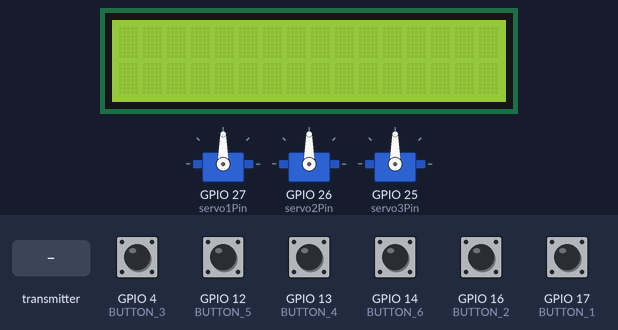
Recording of a sketch running on a simulated ESP32. Shown: 3 × servo, 16×2 character LCD. Inputs (shaded band) come from the test bench; at power-on: GPIO 4 (BUTTON_3), GPIO 12 (BUTTON_5), GPIO 13 (BUTTON_4), GPIO 14 (BUTTON_6), GPIO 16 (BUTTON_2), GPIO 17 (BUTTON_1) HIGH. What the sketch prints to the serial monitor is not drawn.

Above: at 1.2 s.
1.3 s: the transmitter starts sending incomingMsg = 0
At 2.9 s:
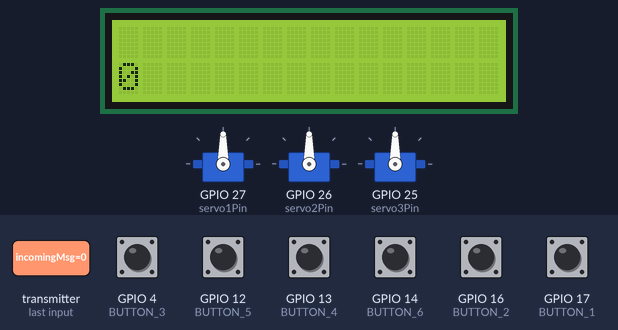
3.2 s: the transmitter starts sending incomingMsg = 1
At 3.9 s:
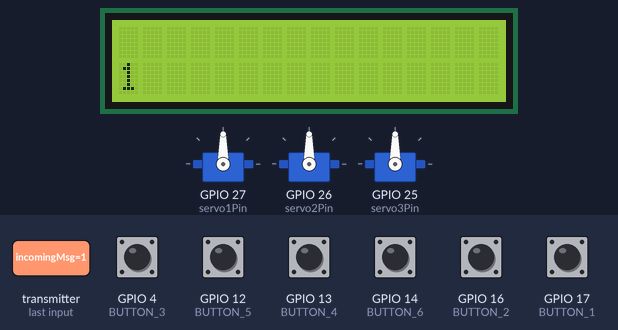
Timing chart, 0 to 6.2 s (numbered marks = the images above; inputs shaded):
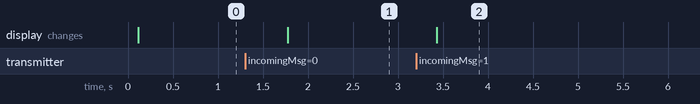

Measured:
- after the input at 1.3 s, the display: changes after 0.47 s (image 1)
- after the input at 3.2 s, the display: changes after 0.23 s (image 2)

The sketch:

esp2.ino
```cpp
#include <ESP32Servo.h>
#include <LiquidCrystal.h>
#include <esp_now.h>
#include <WiFi.h>

//Buttons
int BUTTON_1 = 17;
int BUTTON_2 = 16;
int BUTTON_3 = 4;
int BUTTON_4 = 13;
int BUTTON_5 = 12;
int BUTTON_6 = 14;

uint8_t broadcastAddress[] = {0x64, 0xB7, 0x08, 0xC9, 0x43, 0x5C};

//Information about the other ESP
esp_now_peer_info_t peerInfo;

char myMsg;
char incomingMsg;

String success;

const int rs = 23, en = 22, d4 = 21, d5 = 19, d6 = 18, d7 = 5;
LiquidCrystal lcd(rs, en, d4, d5, d6, d7);

Servo servo1;
Servo servo2;
Servo servo3;

int servo1Pin = 27;
int servo2Pin = 26;
int servo3Pin = 25;

int minUs = 500;   // SG90 safe minimum
int maxUs = 2700;   // SG90 safe maximum

struct CharacterEntry {
  char letter;
  int values[3];
};

const CharacterEntry characters[] = {
    {'a', {1,0,0}},
    {'b', {1,1,0}},
    {'c', {3,0,0}},
    {'d', {3,2,0}},
    {'e', {1,2,0}},
    {'f', {3,1,0}},
    {'g', {3,3,0}},
    {'h', {1,3,0}},
    {'i', {2,1,0}},
    {'j', {2,3,0}},
    {'k', {1,0,1}},
    {'l', {1,1,1}},
    {'m', {3,0,1}},
    {'n', {3,2,1}},
    {'o', {1,2,1}},
    {'p', {3,1,1}},
    {'q', {3,3,1}},
    {'r', {1,3,1}},
    {'s', {2,1,1}},
    {'t', {2,3,1}},
    {'u', {1,0,3}},
    {'v', {1,1,3}},
    {'w', {2,3,2}},
    {'x', {3,0,3}},
    {'y', {3,2,3}},
    {'z', {1,2,3}},
    {',', {0,1,0}},
    {';', {0,1,1}},
    {':', {0,3,1}},
    {'.', {0,3,2}},
    {'?', {0,1,3}},
    {'!', {0,3,1}},
    {'"', {0,0,1}}
};

const int charactersCount = sizeof(characters) / sizeof(characters[0]);


// Callback when data is sent
void OnDataSent(const uint8_t *mac_addr, esp_now_send_status_t status) {
  Serial.print("\r\nLast Packet Send Status:\t");
  Serial.println(status == ESP_NOW_SEND_SUCCESS ? "Delivery Success" : "Delivery Fail");
  if (status ==0){
    success = "Delivery Success :)";
  }
  else{
    success = "Delivery Fail :(";
  }
}

// Callback when data is received
void OnDataRecv(const uint8_t * mac, const uint8_t *incomingData, int len) {
  memcpy(&incomingMsg, incomingData, sizeof(incomingMsg));
  Serial.print("Bytes received: ");
  Serial.println(len);
  Serial.print("Message: ");
  Serial.println(incomingMsg);
}


 const int* getCharacterValues(char c) {
    for (int i = 0; i < charactersCount; i++) {
      if (characters[i].letter == c) {
        return characters[i].values;
      }
    }
    return nullptr; // not found
  }


void state_0(int servo){
  // 22.5°
  if (servo ==1) servo1.write(23);
  if (servo == 2) servo2.write(23);
  if (servo ==3) servo3.write(23);
}

void state_1(int servo){
    // 67.5°
  if (servo ==1) servo1.write(68);
  else if (servo ==2) servo2.write(68);
  else if (servo == 3) servo3.write(68);
}

void state_3(int servo){
    // 112.5°
  if (servo ==1) servo1.write(113);
  else if (servo ==2) servo2.write(113);
  else if (servo == 3) servo3.write(113);
}

void state_2(int servo){
    // 157.5°
  if (servo == 1) servo1.write(158);
  else if (servo == 2) servo2.write(158);
  else if (servo ==3) servo3.write(158);
}

 struct ButtonEntry {
    int values[6];
    char letter;
  };

const ButtonEntry buttons[] = {
    {{0,1,1,1,1,1}, 'a'},
    {{0,0,1,1,1,1}, 'b'},
    {{0,1,1,0,1,1}, 'c'},
    {{0,1,1,0,0,1}, 'd'},
    {{0,1,1,1,0,1}, 'e'},
    {{0,0,1,0,1,1}, 'f'},
    {{0,0,1,0,0,1}, 'g'},
    {{0,0,1,1,0,1}, 'h'},
    {{1,0,1,0,1,1}, 'i'},
    {{1,0,1,0,0,1}, 'j'},
    {{0,1,0,1,1,1}, 'k'},
    {{0,0,0,1,1,1}, 'l'},
    {{0,1,0,0,1,1}, 'm'},
    {{0,1,0,0,0,1}, 'n'},
    {{0,1,0,1,0,1}, 'o'},
    {{0,0,0,0,1,1}, 'p'},
    {{0,0,0,0,0,1}, 'q'},
    {{0,0,0,1,0,1}, 'r'},
    {{1,0,0,0,1,1}, 's'},
    {{1,0,0,0,0,1}, 't'},
    {{0,1,0,1,1,0}, 'u'},
    {{0,0,0,1,1,0}, 'v'},
    {{1,0,1,0,0,0}, 'w'},
    {{0,1,0,0,1,0}, 'x'},
    {{0,1,0,0,0,0}, 'y'},
    {{0,1,0,1,0,0}, 'z'},
    {{1,0,1,1,1,1}, ','},
    {{1,0,0,1,1,1}, ';'},
    {{1,0,1,1,0,1}, ':'},
    {{1,0,1,1,0,1}, '.'},
    {{1,0,0,1,0,1}, '?'},
    {{1,0,0,1,1,0}, '!'},
    {{1,1,0,1,1,1}, '\''}
};

const int buttonsCount = sizeof(buttons) / sizeof(buttons[0]);

bool arraysEqual(const int a[], const int b[], int length) {
  for (int i = 0; i < length; i++) {
    if (a[i] != b[i]) return false;
  }
  return true;
}


char findMatchingButton(const int input[6]) {
  for (int i = 0; i < buttonsCount; i++) {
    if (arraysEqual(input, buttons[i].values, 6)) {
      return buttons[i].letter;  // match found, return corresponding char
    }
  }
  return '\0';  // no match found
}

void setup()
{
  Serial.begin(115200);

  //Buttons
  pinMode(BUTTON_1, INPUT_PULLUP);
  pinMode(BUTTON_2, INPUT_PULLUP);
  pinMode(BUTTON_3, INPUT_PULLUP);
  pinMode(BUTTON_4, INPUT_PULLUP);
  pinMode(BUTTON_5, INPUT_PULLUP);
  pinMode(BUTTON_6, INPUT_PULLUP);

  WiFi.mode(WIFI_STA);

  // Init ESP-NOW
  if (esp_now_init() != ESP_OK) {
    Serial.println("Error initializing ESP-NOW");
    return;
  }

   // Once ESPNow is successfully Init, we will register for Send CB to
  // get the status of Trasnmitted packet
  esp_now_register_send_cb(esp_now_send_cb_t(OnDataSent));

  // Register peer
  memcpy(peerInfo.peer_addr, broadcastAddress, 6);
  peerInfo.channel = 0;
  peerInfo.encrypt = false;

  // Add peer
  if (esp_now_add_peer(&peerInfo) != ESP_OK){
    Serial.println("Failed to add peer");
    return;
  }
  // Register for a callback function that will be called when data is received
  esp_now_register_recv_cb(esp_now_recv_cb_t(OnDataRecv));

  //============ SERVOS ===============
  ESP32PWM::allocateTimer(0);
  ESP32PWM::allocateTimer(1);
  ESP32PWM::allocateTimer(2);
  ESP32PWM::allocateTimer(3);

  servo1.setPeriodHertz(50);
  servo2.setPeriodHertz(50);
  servo3.setPeriodHertz(50);

  servo1.attach(servo1Pin, minUs, maxUs);
  servo2.attach(servo2Pin, minUs, maxUs);
  servo3.attach(servo3Pin, minUs, maxUs);

  //LCD
  lcd.begin(16, 2);
}

void loop()
{
  // =========== BUTTONS ============
  int b1 = digitalRead(BUTTON_1);
  int b2 = digitalRead(BUTTON_2);
  int b3 = digitalRead(BUTTON_3);
  int b4 = digitalRead(BUTTON_4);
  int b5 = digitalRead(BUTTON_5);
  int b6 = digitalRead(BUTTON_6);


  Serial.print(
    String(b1) +
    String(b2) +
    String(b3) +
    String(b4) +
    String(b5) +
    String(b6)
  );

  int Braille_Array[] = {b1,b2,b3,b4,b5,b6};

  char actual_alphabet = findMatchingButton( Braille_Array );

  Serial.println(actual_alphabet);


  for (int i = 0; i< 5; i++){
      // ======== SERVO POSITIONING ===== //

      const int* servo_pos= getCharacterValues(incomingMsg);
      if (servo_pos != nullptr) {
      for (int i = 0; i < 3; i++) {
        switch (servo_pos[i]) {
          case 0: state_0(i + 1); break;
          case 1: state_1(i + 1); break;
          case 2: state_2(i + 1); break;
          case 3: state_3(i + 1); break;
        }
      }
    }
    delay(10);
  }

  //======= SECONDING MESSAGES =======

  // Set values to send
  myMsg = actual_alphabet;

  // Send message via ESP-NOW
  esp_err_t result = esp_now_send(broadcastAddress, (uint8_t *) &myMsg, sizeof(myMsg));

  if (result == ESP_OK) {
    Serial.println("Sent with success");
  }
  else {
    Serial.println("Error sending the data");
  }

   // =========== LCD ==========
  lcd.clear();
  lcd.setCursor(0, 1);
  lcd.print(incomingMsg);

  delay(500);
}
```
